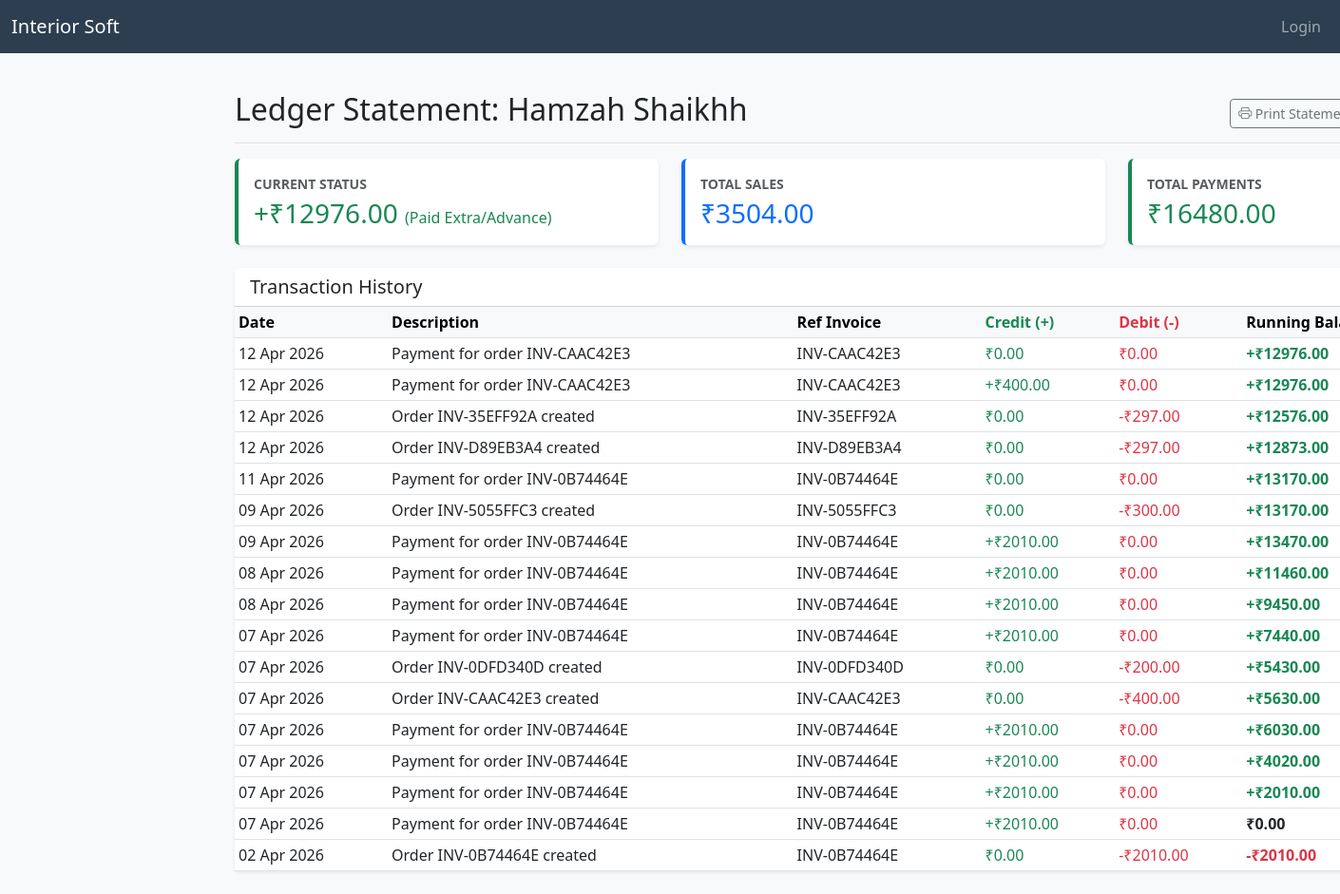
/ledger/1/, run on the app's committed database.
### parties/models.py (models this page shows, shortened)
class Party(models.Model):
    name = models.CharField(max_length=255)
    alias = models.CharField(max_length=255, blank=True, null=True)
    phone = models.CharField(max_length=15)
    email = models.EmailField(blank=True, null=True)
    address = models.TextField()
    gst_number = models.CharField(max_length=15, blank=True, null=True)
    credit_limit = models.DecimalField(max_digits=12, decimal_places=2, default=0.00)
    created_at = models.DateTimeField(auto_now_add=True)
    updated_at = models.DateTimeField(auto_now=True)
    class Meta:
        verbose_name_plural = "Parties"
        ordering = ['name']

### ledger/models.py (models this page shows, shortened)
class PartyBalance(models.Model):
    party = models.OneToOneField(Party, on_delete=models.CASCADE, related_name='balance')
    total_debit = models.DecimalField(max_digits=15, decimal_places=2, default=0.00)
    total_credit = models.DecimalField(max_digits=15, decimal_places=2, default=0.00)
    current_balance = models.DecimalField(max_digits=15, decimal_places=2, default=0.00) # debit - credit
    last_updated = models.DateTimeField(auto_now=True)

class Transaction(models.Model):
    TRANSACTION_TYPES = (
        ('sale', 'Sale'),
        ('payment', 'Payment'),
        ('return', 'Return'),
        ('adjustment', 'Adjustment'),
    )
    party = models.ForeignKey(Party, on_delete=models.CASCADE, related_name='ledger_entries')
    transaction_type = models.CharField(max_length=20, choices=TRANSACTION_TYPES)
    amount = models.DecimalField(max_digits=12, decimal_places=2) # Positive for debit, negative for credit or vice versa?
    debit = models.DecimalField(max_digits=12, decimal_places=2, default=0.00)
    credit = models.DecimalField(max_digits=12, decimal_places=2, default=0.00)
    order = models.ForeignKey(Order, on_delete=models.SET_NULL, null=True, blank=True)
    payment = models.ForeignKey(Payment, on_delete=models.SET_NULL, null=True, blank=True)
    description = models.TextField(blank=True, null=True)
    timestamp = models.DateTimeField(auto_now_add=True)

### orders/models.py (models this page shows, shortened)
class Order(models.Model):
    STATUS_CHOICES = (
        ('created', 'Created'),
        ('cutting', 'Cutting'),
        ('ready', 'Ready'),
        ('assigned', 'Assigned'),
        ('out_for_delivery', 'Out for Delivery'),
        ('delivered', 'Delivered'),
        ('paid', 'Paid'),
        ('cancelled', 'Cancelled'),
    )
    invoice_number = models.CharField(max_length=50, unique=True, blank=True)
    party = models.ForeignKey(Party, on_delete=models.CASCADE, related_name='orders')
    delivery_address = models.TextField()
    status = models.CharField(max_length=20, choices=STATUS_CHOICES, default='created')
    DELIVERY_METHOD_CHOICES = (
        ('self', 'Self'),
        ('porter', 'Porter'),
        ('courier', 'Courier'),
        ('delivery_man', 'Delivery Man'),
    )
    delivery_method = models.CharField(max_length=20, choices=DELIVERY_METHOD_CHOICES, default='self')
    delivery_reference_number = models.CharField(max_length=100, blank=True, null=True)
    total_amount = models.DecimalField(max_digits=12, decimal_places=2, default=0.00)
    gst_amount = models.DecimalField(max_digits=12, decimal_places=2, default=0.00)
    grand_total = models.DecimalField(max_digits=12, decimal_places=2, default=0.00)
    balance_amount = models.DecimalField(max_digits=12, decimal_places=2, default=0.00)
    created_by = models.ForeignKey(settings.AUTH_USER_MODEL, on_delete=models.SET_NULL, null=True, related_name='created_orders')
    warehouse_manager = models.ForeignKey(settings.AUTH_USER_MODEL, on_delete=models.SET_NULL, null=True, blank=True, related_name='managed_orders')
    delivery_partner = models.ForeignKey(settings.AUTH_USER_MODEL, on_delete=models.SET_NULL, null=True, blank=True, related_name='delivered_orders')
    created_at = models.DateTimeField(auto_now_add=True)
    updated_at = models.DateTimeField(auto_now=True)

### ledger/views.py (the view)
# urls.py: path('<int:party_id>/', views.party_ledger, name='party_ledger'),
def party_ledger(request, party_id):
    party = get_object_or_404(Party, id=party_id)
    transactions = Transaction.objects.filter(party=party).select_related('order', 'payment').order_by('timestamp')
    balance_obj = PartyBalance.objects.get_or_create(party=party)[0]
    running_balance = Decimal('0.00')
    ledger_entries = []
    for t in transactions:
        running_balance += (t.debit - t.credit)
        ledger_entries.append({
            'transaction': t,
            'running_balance': running_balance
        })
    ledger_entries.reverse()
    return render(request, 'ledger/party_ledger.html', {
        'party': party,
        'ledger_entries': ledger_entries,
        'balance': balance_obj
    })

### templates/ledger/party_ledger.html (shortened to what this page needs)
{% extends "base.html" %}
{% block content %}
<div class="d-flex justify-content-between flex-wrap flex-md-nowrap align-items-center pt-3 pb-2 mb-3 border-bottom">
    <h1 class="h2">Ledger Statement: {{ party.name }}</h1>
    <div class="btn-toolbar mb-2 mb-md-0">
        <button type="button" class="btn btn-sm btn-outline-secondary me-2" onclick="window.print()">
            <i class="bi bi-printer"></i> Print Statement
        </button>
    </div>
</div>
<div class="row mb-4">
    <div class="col-md-4">
        <div class="card shadow-sm border-0 border-start border-4 {% if balance.current_balance > 0 %}border-danger{% elif balance.current_balance < 0 %}border-success{% else %}border-secondary{% endif %}">
            <div class="card-body">
                <p class="text-muted mb-1 small text-uppercase fw-bold">Current Status</p>
                {% if balance.current_balance > 0 %}
                    <h3 class="text-danger mb-0">-₹{{ balance.current_balance }} <small class="fs-6">(Payable by Party)</small></h3>
                {% elif balance.current_balance < 0 %}
                    <h3 class="text-success mb-0">+₹{{ balance.current_balance|stringformat:".2f"|slice:"1:" }} <small class="fs-6">(Paid Extra/Advance)</small></h3>
                {% else %}
                    <h3 class="text-secondary mb-0">₹0.00 <small class="fs-6">(Settled)</small></h3>
                {% endif %}
            </div>
        </div>
    </div>
    <div class="col-md-4">
        <div class="card shadow-sm border-0 border-start border-4 border-primary">
            <div class="card-body">
                <p class="text-muted mb-1 small text-uppercase fw-bold">Total Sales</p>
                <h3 class="text-primary mb-0">₹{{ balance.total_debit }}</h3>
            </div>
        </div>
    </div>
    <div class="col-md-4">
        <div class="card shadow-sm border-0 border-start border-4 border-success">
            <div class="card-body">
                <p class="text-muted mb-1 small text-uppercase fw-bold">Total Payments</p>
                <h3 class="text-success mb-0">₹{{ balance.total_credit }}</h3>
            </div>
        </div>
    </div>
</div>
<div class="card shadow-sm">
    <div class="card-header bg-white">
        <h5 class="mb-0">Transaction History</h5>
    </div>
    <div class="card-body p-0">
        <div class="table-responsive">
            <table class="table table-hover table-sm mb-0">
                <thead class="table-light">
                    <tr>
                        <th>Date</th>
                        <th>Description</th>
                        <th>Ref Invoice</th>
                        <th class="text-success">Credit (+)</th>
                        <th class="text-danger">Debit (-)</th>
                        <th>Running Balance Status</th>
                    </tr>
                </thead>
                <tbody>
                    {% for entry in ledger_entries %}
                    <tr>
                        <td>{{ entry.transaction.timestamp|date:"d M Y" }}</td>
                        <td>{{ entry.transaction.description }}</td>
                        <td>{{ entry.transaction.order.invoice_number|default:"-" }}</td>
                        <td class="text-success">{% if entry.transaction.credit > 0 %}+₹{{ entry.transaction.credit }}{% elif entry.transaction.credit == 0 %}₹0.00{% else %}-{% endif %}</td>
                        <td class="text-danger">{% if entry.transaction.debit > 0 %}-₹{{ entry.transaction.debit }}{% elif entry.transaction.debit == 0 %}₹0.00{% else %}-{% endif %}</td>
                        <td class="fw-bold {% if entry.running_balance > 0 %}text-danger{% elif entry.running_balance < 0 %}text-success{% endif %}">
                            {% if entry.running_balance > 0 %}-₹{{ entry.running_balance }}{% elif entry.running_balance < 0 %}+₹{{ entry.running_balance|stringformat:".2f"|slice:"1:" }}{% else %}₹0.00{% endif %}
                        </td>
                    </tr>
                    {% empty %}
                    <tr>
                        <td colspan="6" class="text-center py-3">No transactions found</td>
                    </tr>
                    {% endfor %}
                </tbody>
            </table>
        </div>
    </div>
</div>
{% endblock %}

### data on the page
Party: name "Hamzah Shaikhh"
PartyBalance: current_balance "12976.00", total_debit "3504.00", total_credit "16480.00"
Transaction: transaction.timestamp "12 Apr 2026", transaction.description "Payment for order INV-CAAC42E3", transaction.order.invoice_number "INV-CAAC42E3", credit "₹0.00", debit "₹0.00", running_balance "12976.00"
Transaction: transaction.timestamp "12 Apr 2026", transaction.description "Payment for order INV-CAAC42E3", transaction.order.invoice_number "INV-CAAC42E3", transaction.credit "400.00", debit "₹0.00", running_balance "12976.00"
Transaction: transaction.timestamp "12 Apr 2026", transaction.description "Order INV-35EFF92A created", transaction.order.invoice_number "INV-35EFF92A", credit "₹0.00", transaction.debit "297.00", running_balance "12576.00"
Transaction: transaction.timestamp "12 Apr 2026", transaction.description "Order INV-D89EB3A4 created", transaction.order.invoice_number "INV-D89EB3A4", credit "₹0.00", transaction.debit "297.00", running_balance "12873.00"
Transaction: transaction.timestamp "11 Apr 2026", transaction.description "Payment for order INV-0B74464E", transaction.order.invoice_number "INV-0B74464E", credit "₹0.00", debit "₹0.00", running_balance "13170.00"
Transaction: transaction.timestamp "09 Apr 2026", transaction.description "Order INV-5055FFC3 created", transaction.order.invoice_number "INV-5055FFC3", credit "₹0.00", transaction.debit "300.00", running_balance "13170.00"
Transaction: transaction.timestamp "09 Apr 2026", transaction.description "Payment for order INV-0B74464E", transaction.order.invoice_number "INV-0B74464E", transaction.credit "2010.00", debit "₹0.00", running_balance "13470.00"
Transaction: transaction.timestamp "08 Apr 2026", transaction.description "Payment for order INV-0B74464E", transaction.order.invoice_number "INV-0B74464E", transaction.credit "2010.00", debit "₹0.00", running_balance "11460.00"
Transaction: transaction.timestamp "08 Apr 2026", transaction.description "Payment for order INV-0B74464E", transaction.order.invoice_number "INV-0B74464E", transaction.credit "2010.00", debit "₹0.00", running_balance "9450.00"
Transaction: transaction.timestamp "07 Apr 2026", transaction.description "Payment for order INV-0B74464E", transaction.order.invoice_number "INV-0B74464E", transaction.credit "2010.00", debit "₹0.00", running_balance "7440.00"
Transaction: transaction.timestamp "07 Apr 2026", transaction.description "Order INV-0DFD340D created", transaction.order.invoice_number "INV-0DFD340D", credit "₹0.00", transaction.debit "200.00", running_balance "5430.00"
Transaction: transaction.timestamp "07 Apr 2026", transaction.description "Order INV-CAAC42E3 created", transaction.order.invoice_number "INV-CAAC42E3", credit "₹0.00", transaction.debit "400.00", running_balance "5630.00"
Transaction: transaction.timestamp "07 Apr 2026", transaction.description "Payment for order INV-0B74464E", transaction.order.invoice_number "INV-0B74464E", transaction.credit "2010.00", debit "₹0.00", running_balance "6030.00"
Transaction: transaction.timestamp "07 Apr 2026", transaction.description "Payment for order INV-0B74464E", transaction.order.invoice_number "INV-0B74464E", transaction.credit "2010.00", debit "₹0.00", running_balance "4020.00"
Transaction: transaction.timestamp "07 Apr 2026", transaction.description "Payment for order INV-0B74464E", transaction.order.invoice_number "INV-0B74464E", transaction.credit "2010.00", debit "₹0.00", running_balance "2010.00"
Transaction: transaction.timestamp "07 Apr 2026", transaction.description "Payment for order INV-0B74464E", transaction.order.invoice_number "INV-0B74464E", transaction.credit "2010.00", debit "₹0.00"
Transaction: transaction.timestamp "02 Apr 2026", transaction.description "Order INV-0B74464E created", transaction.order.invoice_number "INV-0B74464E", credit "₹0.00", transaction.debit "2010.00", running_balance "2010.00"
